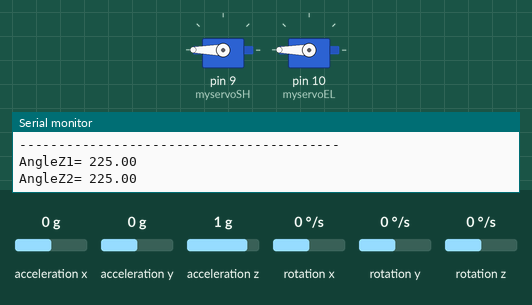
Simulated run of this sketch. Board: Arduino Uno, built with avr-gcc and run on an emulated ATmega328P. Shown: 2 × servo, the last lines printed to the serial monitor. Wiring (inferred from the names in the program): MPU-6050 motion sensor at I2C address 0x68. The inputs (shaded band) are chosen by the test bench; at power-on: acceleration y 0 g, acceleration x 0 g, acceleration z 1 g, rotation x 0 °/s, rotation y 0 °/s, rotation z 0 °/s.

Above: at 1.2 s.
1.3 s: acceleration y set to 0.1 g
At 1.7 s:
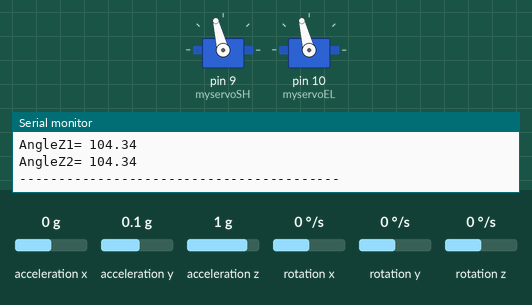
2.9 s: acceleration x set to -1.4 g
At 3.7 s:
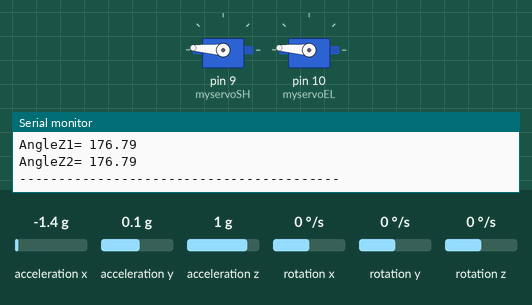
4.4 s: acceleration x set to 0.8 g
At 5.4 s:
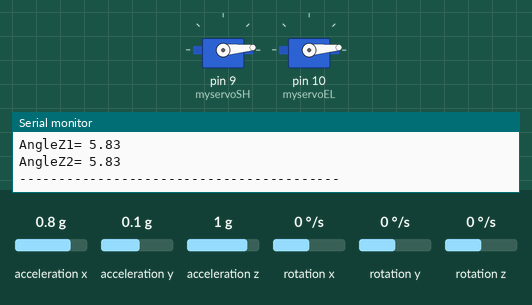
5.9 s: acceleration y set to 0.8 g
At 6.6 s:
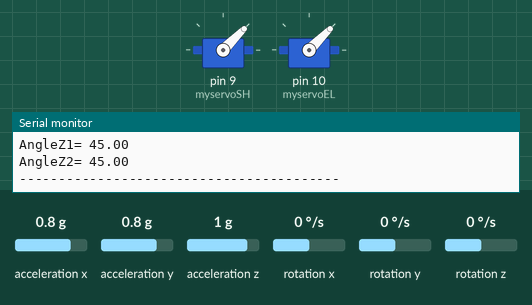
7.4 s: acceleration x set to -0.8 g
At 8.6 s:
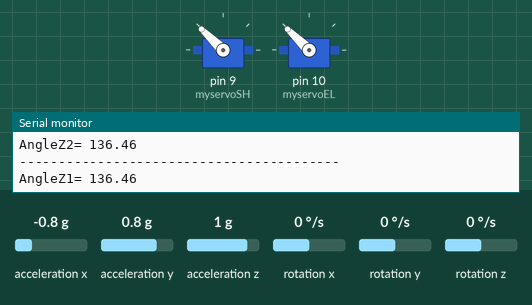
8.9 s: acceleration x set to 0 g
At 9.5 s:
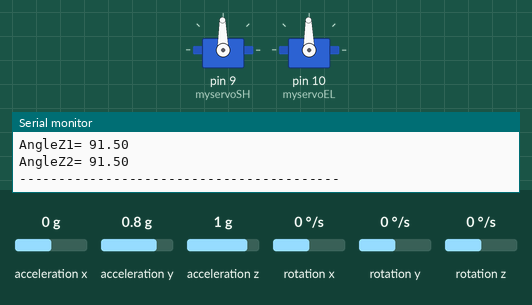
Timing chart, 0 to 11.4 s (numbered marks = the images above; inputs shaded):
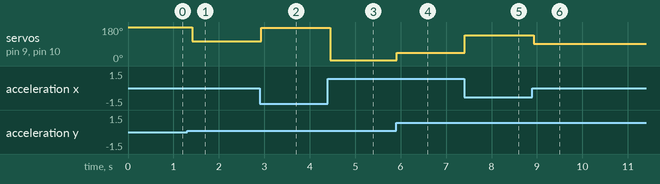

Measured:
- the behaviour switches between 0 and 0.1 g on acceleration y (found by bisection; images 0 and 1)
- after the input at 1.3 s, servo on pin 9 (myservoSH), servo on pin 10 (myservoEL): 180° → 104° after 0.11 s
- after the input at 2.9 s, servo on pin 9 (myservoSH), servo on pin 10 (myservoEL): 104° → 176° at once
- after the input at 4.4 s, servo on pin 9 (myservoSH), servo on pin 10 (myservoEL): 176° → 5° after 0.05 s
- after the input at 5.9 s, servo on pin 9 (myservoSH), servo on pin 10 (myservoEL): 5° → 45° at once
- after the input at 7.4 s, servo on pin 9 (myservoSH), servo on pin 10 (myservoEL): 45° → 136° at once
- after the input at 8.9 s, servo on pin 9 (myservoSH), servo on pin 10 (myservoEL): 136° → 91° at once

The sketch:

Accelerometer_Test4W_Version3_Fev72022_EDD.ino
```cpp
//Written by Ahmet Burkay KIRNIK
//Measurement of Angle with MPU-6050(GY-521)

#include<Wire.h>
#include <Servo.h>

Servo myservoSH;  // create servo object to control a servo
Servo myservoEL;  // create servo object to control a servo

const int MPU_addr1=0x68; int16_t AcX1,AcY1,AcZ1,Tmp1,Gyx1,GyY1,GyZ1;
const int MPU_addr2=0x68; int16_t AcX2,AcY2,AcZ2,Tmp2,Gyx2,GyY2,GyZ2;

int minVal=265; int maxVal=402;

double x1; double y1; double z1;
double x2; double y2; double z2;


void setup() {

  myservoSH.attach(9);  // attaches the servo on pin 9 to the servo object
  myservoEL.attach(10);  // attaches the servo on pin 10 to the servo object

  Wire.begin();
  Wire.beginTransmission(MPU_addr1);
  Wire.write(0x6B);
  Wire.write(0);
  Wire.endTransmission(true);

  Wire.begin();
  Wire.beginTransmission(MPU_addr2);
  Wire.write(0x6B);
  Wire.write(0);
  Wire.endTransmission(true);

  Serial.begin(9600);

}

void loop() {

  Set_up_AC1();
  Set_up_AC2();

  myservoSH.write(z1);
  myservoEL.write(z2);

  //Serial.print("AngleX= "); Serial.println(x);

  //Serial.print("AngleY= "); Serial.println(y);

  Serial.print("AngleZ1= "); Serial.println(z1);
  Serial.print("AngleZ2= "); Serial.println(z2);
  Serial.println("-----------------------------------------");

  delay(100);

}

void Set_up_AC1() {

  Wire.beginTransmission(MPU_addr1);
  Wire.write(0x3B);
  Wire.endTransmission(false);
  Wire.requestFrom(MPU_addr1,14,true);

  AcX1=Wire.read()<<8|Wire.read();
  AcY1=Wire.read()<<8|Wire.read();
  AcZ1=Wire.read()<<8|Wire.read();

  int xAng1 = map(AcX1,minVal,maxVal,-90,90);
  int yAng1 = map(AcY1,minVal,maxVal,-90,90);
  int zAng1 = map(AcZ1,minVal,maxVal,-90,90);

  x1= RAD_TO_DEG * (atan2(-yAng1, -zAng1)+PI);
  y1= RAD_TO_DEG * (atan2(-xAng1, -zAng1)+PI);
  z1= RAD_TO_DEG * (atan2(-yAng1, -xAng1)+PI);

}

void Set_up_AC2() {

  Wire.beginTransmission(MPU_addr2);
  Wire.write(0x3B);
  Wire.endTransmission(false);
  Wire.requestFrom(MPU_addr2,14,true);

  AcX2=Wire.read()<<8|Wire.read();
  AcY2=Wire.read()<<8|Wire.read();
  AcZ2=Wire.read()<<8|Wire.read();

  int xAng2 = map(AcX2,minVal,maxVal,-90,90);
  int yAng2 = map(AcY2,minVal,maxVal,-90,90);
  int zAng2 = map(AcZ2,minVal,maxVal,-90,90);

  x2= RAD_TO_DEG * (atan2(-yAng2, -zAng2)+PI);
  y2= RAD_TO_DEG * (atan2(-xAng2, -zAng2)+PI);
  z2= RAD_TO_DEG * (atan2(-yAng2, -xAng2)+PI);

}
```
